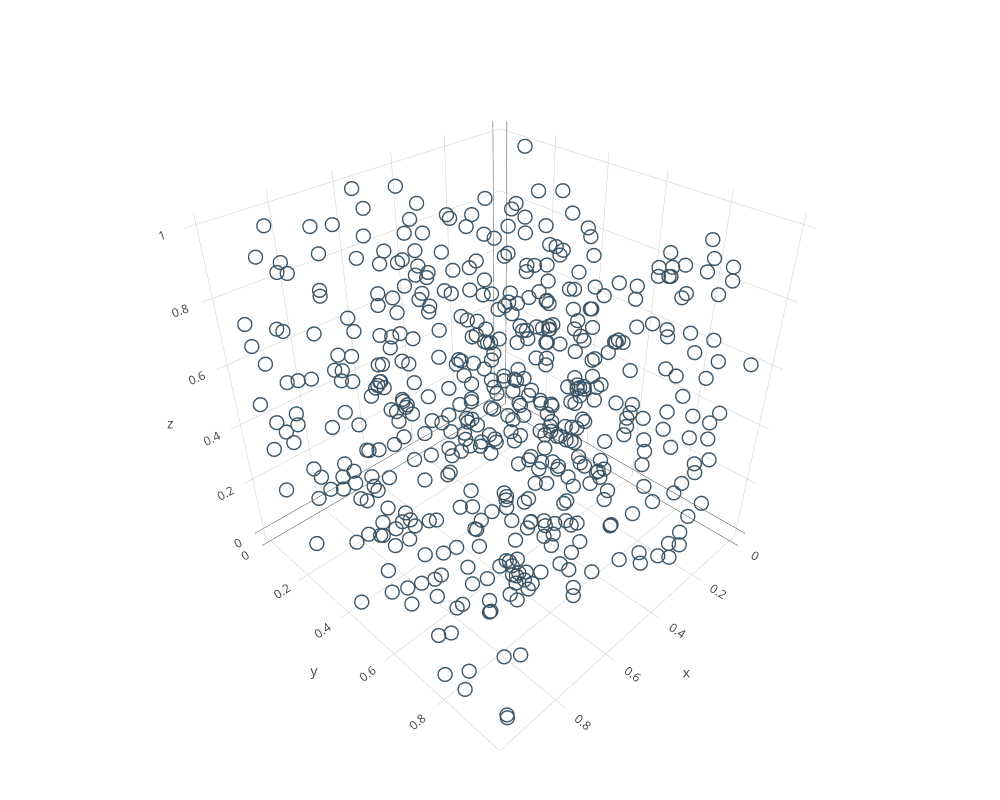

The notebook cell this image was saved under:
### Code cell
ezplot_pjs(unit_cube)

### Figure 1 — Plotly figure (JSON) as saved in the notebook; plotly's stock layout.template omitted (floating-point values rounded to 4 significant figures; data arrays with more than 128 entries replaced by an {"elided": "..."} marker saying what was removed)
{"data": [{"autocolorscale": false, "marker": {"color": "rgb[250,250,250]", "line": {"color": "rgb[250,250,250]", "width": 2}, "opacity": 1, "size": 5, "symbol": "circle-open"}, "mode": "markers", "type": "scatter3d", "x": {"elided": "500 float values"}, "y": {"elided": "500 float values"}, "z": {"elided": "500 float values"}}], "layout": {"height": 800, "hovermode": "closest", "margin": {"b": 50, "l": 50, "r": 50, "t": 50}, "scene": {"aspectmode": "manual", "aspectratio": {"x": 1, "y": 1.001}}, "showlegend": false, "width": 1000}}
